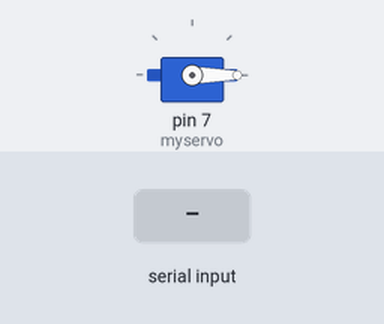
This sketch was run on a simulated Arduino Uno, built with avr-gcc and run on an emulated ATmega328P. On the bench: servo. The inputs (shaded band) are chosen by the test bench.

Above: at 1.2 s.
1.3 s: "0" received over Serial
At 1.6 s:
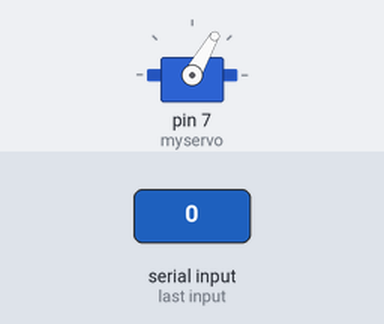
Timing chart, 0 to 7.8 s (numbered marks = the images above; inputs shaded):
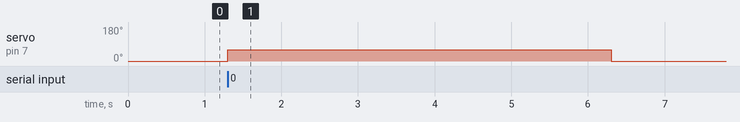

The sketch:

arduino.ino
```cpp
#include <Servo.h>

Servo myservo;
int gate = 0;

void setup() {
  myservo.attach(7);
  Serial.begin(9600);
}

void loop() {
  myservo.write(0);
  if (Serial.available() > 0) {
    gate = Serial.read();
    if(gate == 48){
      myservo.write(60);
      delay(5000);
    }
  }
}
```

Measured:
- after the input at 1.3 s, servo on pin 7 (myservo): 0° → 60° at once, → 0° 5.0 s later
